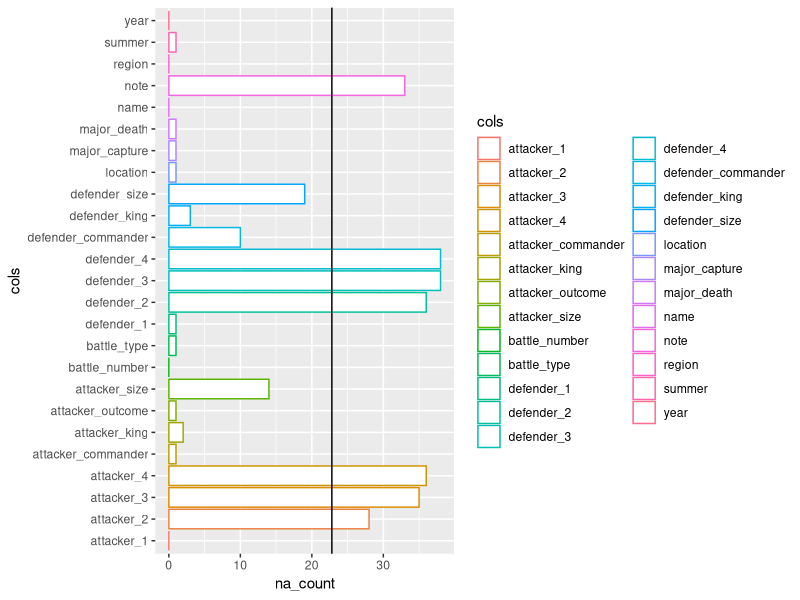
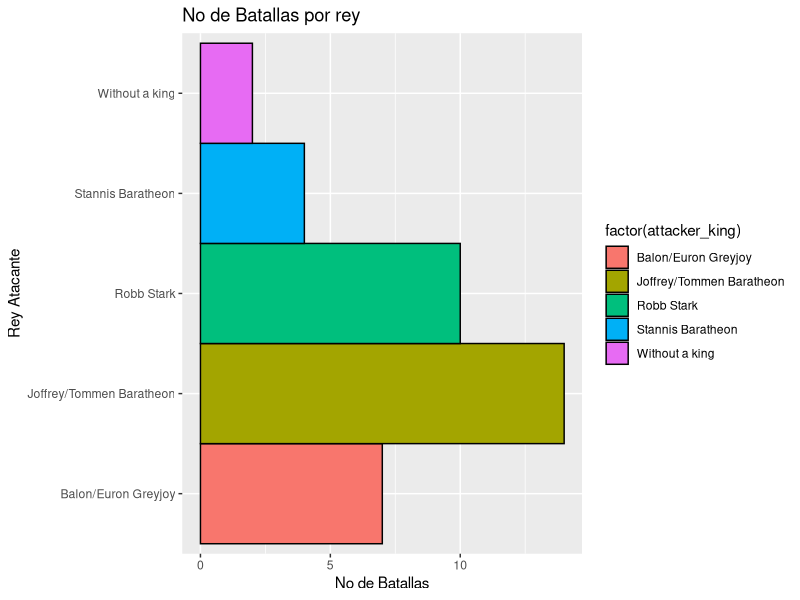
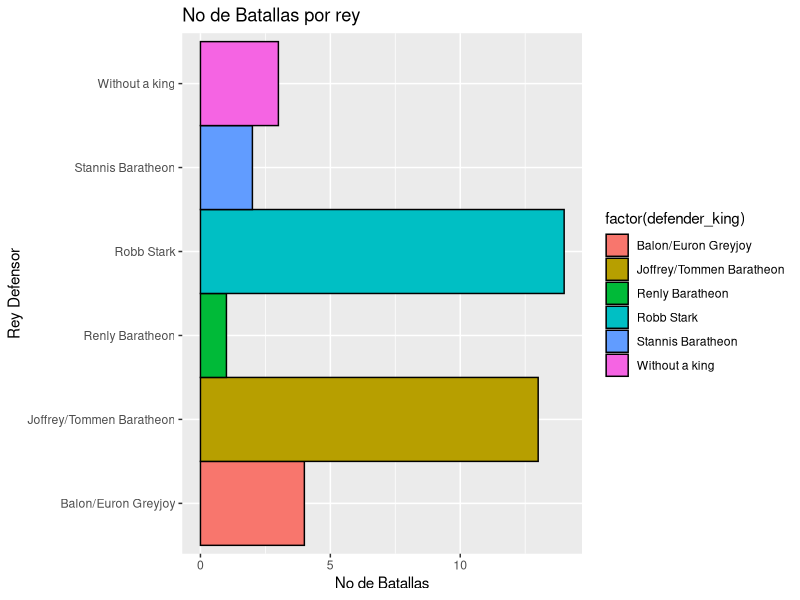
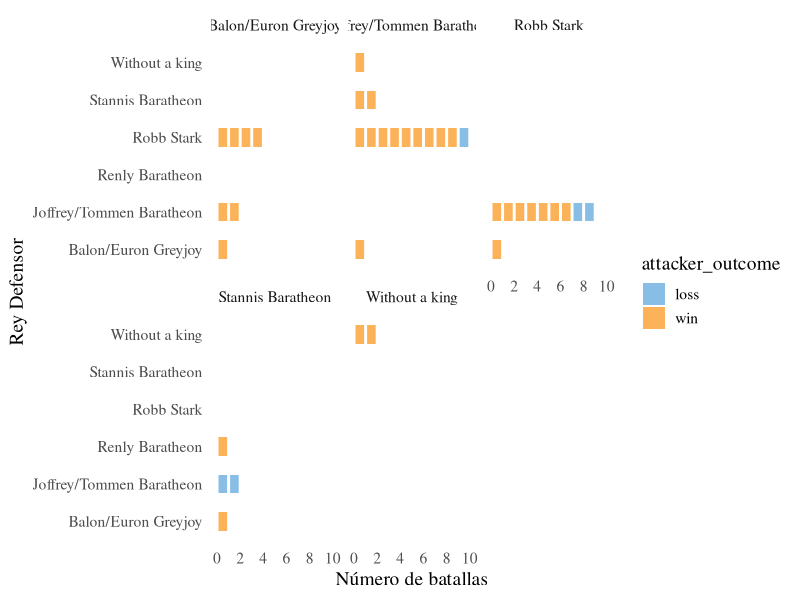
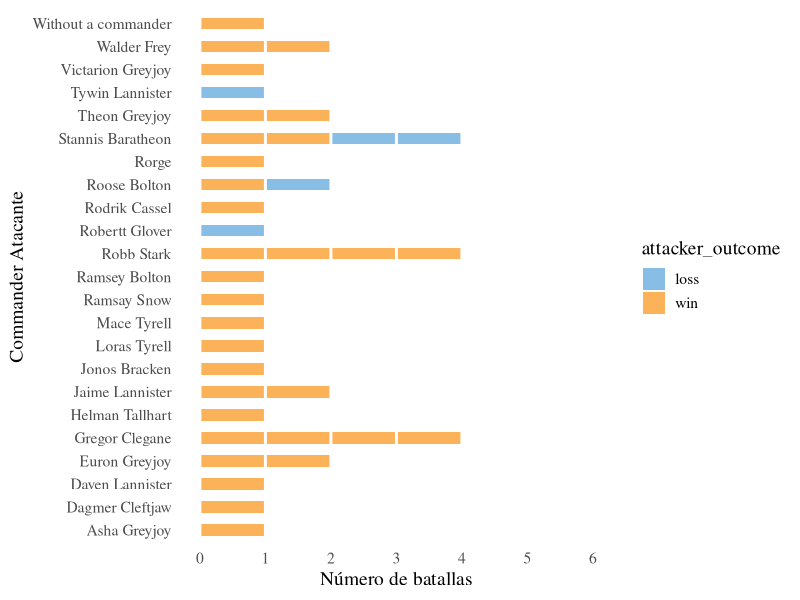
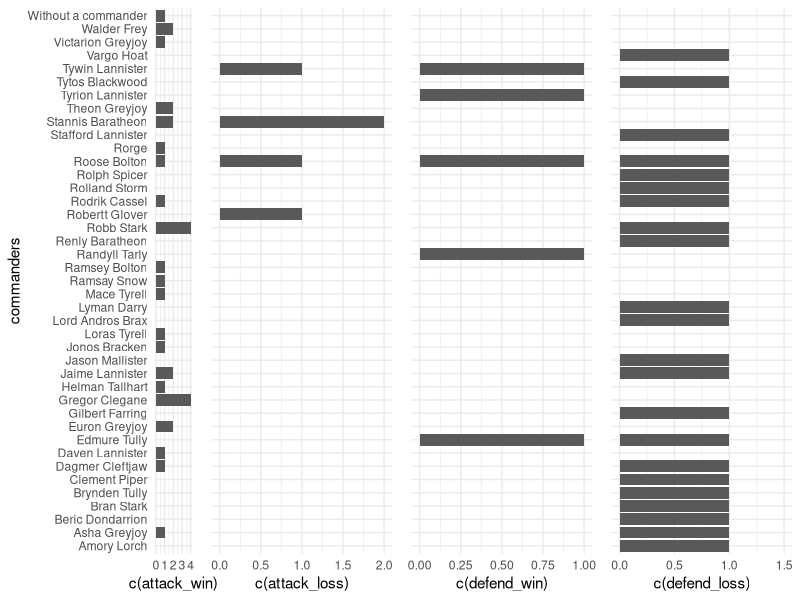

Recreate these plots in R, in order.
## ---- chunk 1
knitr::opts_chunk$set(echo = TRUE, warning = FALSE)
## ---- chunk 2
# Cargar Librerías
library(ggplot2)
library(knitr)
library(tidyverse)

## ---- chunk 3
datos = readxl::read_xlsx("data/battles.xlsx")
datos
## ---- chunk 4
na_count <-sapply(datos, function(y) sum(length(which(is.na(y)))))
na_count <- as.data.frame(na_count)
na_count["cols"] <- colnames(datos)
na_count <- na_count %>% arrange(desc(na_count))

ggplot(data=na_count, aes(x=cols, y=na_count, color = cols)) + 
    geom_bar(stat="identity", fill="white")  +coord_flip() + geom_hline(yintercept = 0.6*dim(datos)[1])
## ---- chunk 5
na_count[1:5,]

## ---- chunk 6
datos_p1 <- datos[lapply( datos, function(x) sum(is.na(x)) / length(x) ) < 0.6]
datos_p1

## ---- chunk 7
#Sustituir valores nulos
datos_p2 <- datos_p1
datos_p2$attacker_king <- datos_p2$attacker_king %>% replace_na("Without a king")
datos_p2$defender_king <- datos_p2$defender_king %>% replace_na("Without a king")
datos_p2$defender_1 <- datos_p2$defender_1 %>% replace_na("Pedestrians")
datos_p2$attacker_commander <- datos_p2$attacker_commander %>% replace_na("Without a commander")
datos_p2$defender_commander <- datos_p2$defender_commander %>% replace_na("Without a commander")
datos_p2$attacker_outcome <- datos_p2$attacker_outcome %>% replace_na("loss")

summary(datos_p2)

## ---- chunk 8
#Eliminamos el outlier de la columna attacker_size
datos_p2<-datos_p2[-28,1:18]
## ---- chunk 9
#sustituir los tamaños de los ejércitos por la media

for (x in 1:length(datos_p2$defender_size)){
  if(is.na(datos_p2$defender_size[x])){
    datos_p2$defender_size[x] = mean(datos_p2$defender_size, na.rm = TRUE)
  }
}

for (x in 1:length(datos_p2$attacker_size)){
  if(is.na(datos_p2$attacker_size[x])){
    datos_p2$attacker_size[x] = mean(datos_p2$attacker_size, na.rm = TRUE)
  }
}


## ---- chunk 10
#Elegir sólo las culumnas de interés para nuestra pregunta
battle<-datos_p2 %>% select(name,year,attacker_king,defender_king,attacker_outcome,attacker_size,defender_size, attacker_commander, defender_commander)

## ---- chunk 11
#Recoger solo el primer commander que aparezca en la lista
a <- c()

for (i in 1:length(battle$attacker_commander))
  a[i] = strsplit(battle$attacker_commander[i], ",")[[1]][1]
  
battle$attacker_commander <- a

## ---- chunk 12
def <- c()

for (i in 1:length(battle$defender_commander))
  def[i] <- strsplit(battle$defender_commander[i], ",")[[1]][1]

battle$defender_commander <- def
## ---- chunk 13
g1 <- ggplot(aes(x = factor(attacker_king)), data = battle, fill=factor(attacker_king)) + 
    geom_bar(aes(fill=factor(attacker_king)), width=1, colour="black") +
    ggtitle("No de Batallas por rey") +
    xlab("Rey Atacante") + ylab("No de Batallas") + coord_flip()
print(g1)
## ---- chunk 14
g1 <- ggplot(aes(x = factor(defender_king)), data = battle, fill=factor(defender_king)) + 
    geom_bar(aes(fill=factor(defender_king)), width=1, colour="black") +
    ggtitle("No de Batallas por rey") +
    xlab("Rey Defensor") + ylab("No de Batallas") + coord_flip()
print(g1)
## ---- chunk 15
library(ggthemes)
g2 <- ggplot(data = battle, aes(x = defender_king,fill=attacker_outcome)) +
  geom_bar(width=0.5) +
  theme_tufte(base_size=14,ticks = F) +
  scale_fill_few()+
  geom_hline(yintercept=seq(0, max( table(battle$defender_king,battle$attacker_king)), 1), col="white", lwd=1)+
  scale_y_continuous(breaks=seq(0, max( table(battle$defender_king,battle$attacker_king)), 2))+
  facet_wrap(~ attacker_king)+coord_flip()+
  xlab("Rey Defensor") + ylab("Número de batallas")
print(g2)
## ---- chunk 16
g3 <- ggplot(data = battle, aes(x = attacker_commander,fill=attacker_outcome)) +
  geom_bar(width=0.5) +
  theme_tufte(base_size=14,ticks = F) +
  scale_fill_few()+
  geom_hline(yintercept=seq(0, 6, 1), col="white", lwd=1)+
  scale_y_continuous(breaks=seq(0, 6))+
  coord_flip()+
  xlab("Commander Atacante") + ylab("Número de batallas")
print(g3)
## ---- chunk 17
robb <- subset(battle,attacker_commander=="Robb Stark")
gregor <- subset(battle, attacker_commander=="Gregor Clegane")
robb_gregor <- rbind(robb, gregor)
table(robb_gregor$attacker_commander, robb_gregor$attacker_king)
## ---- chunk 18
#Crear una lista con los valores unicos de commanders atacantes y defensores
attackers <- battle$attacker_commander
defenders <- battle$defender_commander

commanders <- unique(c(attackers, defenders))

## ---- chunk 19
attack_win <- c()
for (i in 1:length(commanders)){
  win = 0
  for ( j in 1:length(battle$name)){
    if (battle$attacker_commander[j] == commanders[i] && battle$attacker_outcome[j]=="win"){
      win = win +1
    }else{
      win = win +0
    }
  }
  attack_win[i] <- win
}
  
attack_win_commander <- cbind(commanders, attack_win)
## ---- chunk 20
defend_win <- c()
for (i in 1:length(commanders)){
  win = 0
  for ( j in 1:length(battle$name)){
    #print(battle$defender_commander[j] == commanders[i] && battle$attacker_outcome!="win")
    if (battle$defender_commander[j] == commanders[i] && battle$attacker_outcome[j]!="win"){
      win = win +1
    }else{
      win = win +0
    }
  }
  defend_win[i] <- win
}
  
defend_win_commander <- cbind(commanders, defend_win)
## ---- chunk 21
attack_loss <- c()
for (i in 1:length(commanders)){
  loss = 0
  for ( j in 1:length(battle$name)){
    if (battle$attacker_commander[j] == commanders[i] && battle$attacker_outcome[j]!="win"){
      loss = loss +1
    }else{
      loss = loss +0
    }
  }
  attack_loss[i] <- loss
}
  
attack_loss_commander <- cbind(commanders, attack_loss)
## ---- chunk 22
defend_loss <- c()
for (i in 1:length(commanders)){
  loss = 0
  for ( j in 1:length(battle$name)){
    if (battle$defender_commander[j] == commanders[i] && battle$attacker_outcome[j]=="win"){
      loss = loss +1
    }else{
      loss = loss +0
    }
  }
  defend_loss[i] <- loss
}
  
defend_loss_commander <- cbind(commanders, defend_loss)
## ---- chunk 23
battle_record <- cbind.data.frame(commanders, attack_win, attack_loss, defend_win, defend_loss)
## ---- chunk 24
library(gridExtra)
g1 <- ggplot(battle_record, aes(x=commanders, y = c(attack_win))) + geom_bar(stat="identity") + coord_flip() +theme_minimal()

g2 <- ggplot(battle_record, aes(x=commanders, y = c(attack_loss))) + geom_bar(stat="identity") + coord_flip() +theme_minimal() + theme(axis.text.y = element_blank(), axis.title.y =  element_blank()) 

g3 <- ggplot(battle_record, aes(x=commanders, y = c(defend_win))) + geom_bar(stat="identity") + coord_flip() +theme_minimal() + theme(axis.text.y = element_blank(), axis.title.y =  element_blank()) 

g4 <- ggplot(battle_record, aes(x=commanders, y = c(defend_loss))) + geom_bar(stat="identity") + coord_flip()+theme_minimal() + theme(axis.text.y = element_blank(), axis.title.y =  element_blank()) + ylim(0,1.5)

grid.arrange(g1, g2, g3, g4, ncol=4)


## ---- chunk 25
ratio <- c()
for (i in 1:length(battle_record$commanders)){
  f1 = battle_record$attack_win[i]/38
  f2 = battle_record$defend_win[i]/38

  ratio[i] = f1+f2
}

battle_record <- cbind.data.frame(battle_record, ratio)
## ---- chunk 26
head(battle_record,4)
